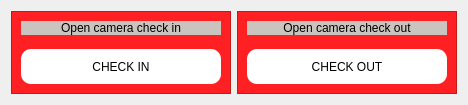
            <widget class="QWidget" name="PagesPage1_2">
             <layout class="QHBoxLayout" name="horizontalLayout_5">
              <item>
               <widget class="QFrame" name="frame_2">
                <property name="minimumSize">
                 <size>
                  <width>0</width>
                  <height>0</height>
                 </size>
                </property>
                <property name="styleSheet">
                 <string notr="true">background-color: #CBC3BE;
background-color: rgb(255, 32, 35);</string>
                </property>
                <property name="frameShape">
                 <enum>QFrame::StyledPanel</enum>
                </property>
                <property name="frameShadow">
                 <enum>QFrame::Raised</enum>
                </property>
                <layout class="QHBoxLayout" name="horizontalLayout_15">
                 <item>
                  <layout class="QVBoxLayout" name="verticalLayout_5">
                   <property name="spacing">
                    <number>14</number>
                   </property>
                   <property name="rightMargin">
                    <number>0</number>
                   </property>
                   <item>
                    <widget class="QLabel" name="image_label">
                     <property name="styleSheet">
                      <string notr="true">background-color: #CBC3BE;
font: 75 10pt &quot;MS Shell Dlg 2&quot;;</string>
                     </property>
                     <property name="text">
                      <string>Open camera check in</string>
                     </property>
                     <property name="alignment">
                      <set>Qt::AlignCenter</set>
                     </property>
                    </widget>
                   </item>
                   <item alignment="Qt::AlignHCenter">
                    <widget class="QPushButton" name="control_bt">
                     <property name="sizePolicy">
                      <sizepolicy hsizetype="Maximum" vsizetype="Fixed">
                       <horstretch>0</horstretch>
                       <verstretch>0</verstretch>
                      </sizepolicy>
                     </property>
                     <property name="minimumSize">
                      <size>
                       <width>200</width>
                       <height>35</height>
                      </size>
                     </property>
                     <property name="maximumSize">
                      <size>
                       <width>500</width>
                       <height>16777215</height>
                      </size>
                     </property>
                     <property name="sizeIncrement">
                      <size>
                       <width>0</width>
                       <height>0</height>
                      </size>
                     </property>
                     <property name="baseSize">
                      <size>
                       <width>0</width>
                       <height>0</height>
                      </size>
                     </property>
                     <property name="styleSheet">
                      <string notr="true">QPushButton{
	
	background-color: rgb(255, 255, 255);
    border-radius: 10px;
}
QPushButton:hover {
	background-color:rgb(117, 12, 26);
	color: rgb(255, 255, 255);
}
</string>
                     </property>
                     <property name="text">
                      <string>CHECK IN</string>
                     </property>
                     <property name="autoRepeatInterval">
                      <number>100</number>
                     </property>
                    </widget>
                   </item>
                  </layout>
                 </item>
                </layout>
               </widget>
              </item>
              <item>
               <widget class="QFrame" name="frame_3">
                <property name="styleSheet">
                 <string notr="true">background-color: #CBC3BE;background-color: rgb(255, 32, 35);</string>
                </property>
                <property name="frameShape">
                 <enum>QFrame::StyledPanel</enum>
                </property>
                <property name="frameShadow">
                 <enum>QFrame::Raised</enum>
                </property>
                <layout class="QHBoxLayout" name="horizontalLayout_6">
                 <property name="spacing">
                  <number>20</number>
                 </property>
                 <item>
                  <layout class="QVBoxLayout" name="verticalLayout_7">
                   <property name="spacing">
                    <number>14</number>
                   </property>
                   <property name="rightMargin">
                    <number>0</number>
                   </property>
                   <item>
                    <widget class="QLabel" name="image_label_2">
                     <property name="styleSheet">
                      <string notr="true">background-color: #CBC3BE;
font: 75 10pt &quot;MS Shell Dlg 2&quot;;</string>
                     </property>
                     <property name="text">
                      <string>Open camera check out</string>
                     </property>
                     <property name="alignment">
                      <set>Qt::AlignCenter</set>
                     </property>
                    </widget>
                   </item>
                   <item alignment="Qt::AlignHCenter">
                    <widget class="QPushButton" name="control_bt_2">
                     <property name="minimumSize">
                      <size>
                       <width>200</width>
                       <height>35</height>
                      </size>
                     </property>
                     <property name="styleSheet">
                      <string notr="true">QPushButton{
	
	background-color: rgb(255, 255, 255);
    border-radius: 10px;
}
QPushButton:hover {
	background-color:rgb(117, 12, 26);
	color: rgb(255, 255, 255);
}
</string>
                     </property>
                     <property name="text">
                      <string>CHECK OUT</string>
                     </property>
                    </widget>
                   </item>
                  </layout>
                 </item>
                </layout>
               </widget>
              </item>
             </layout>
            </widget>
